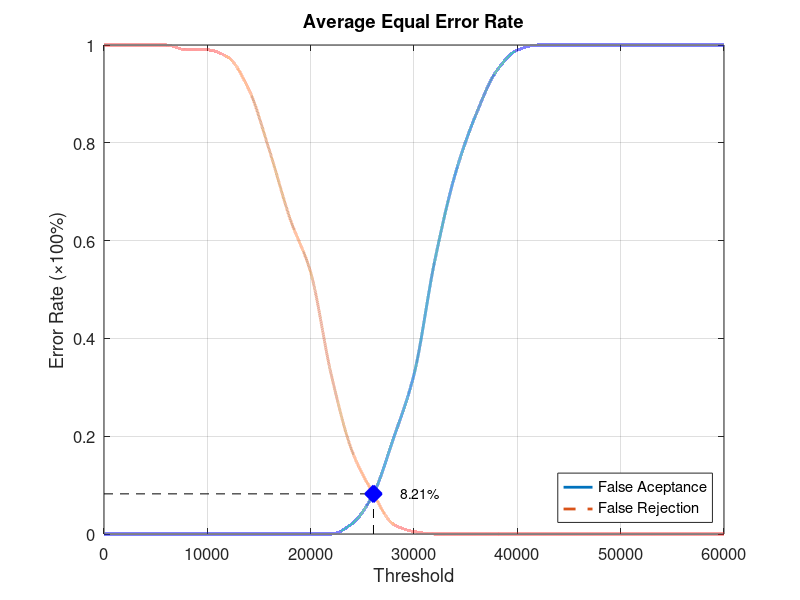
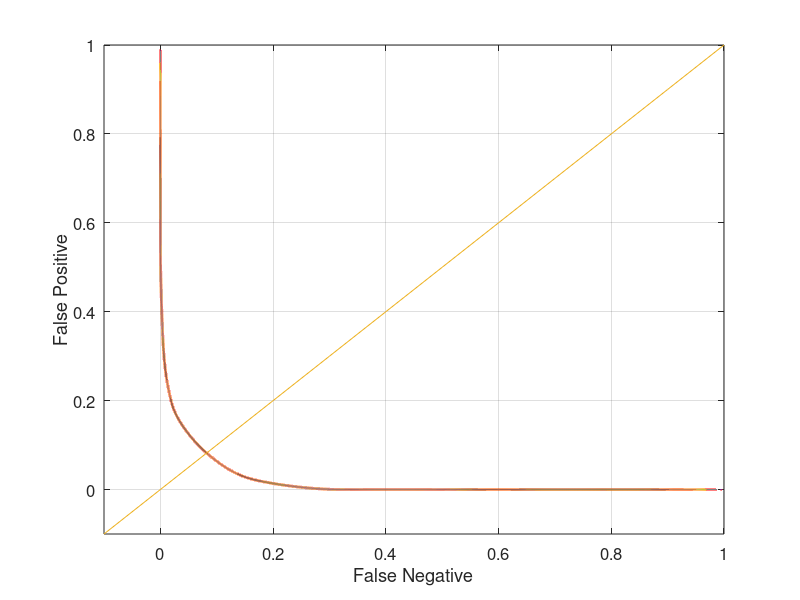

Recreate these plots in MATLAB, in order.
function yEER = Database1_2
close all;
clear;
clc;
x = 0:2000:60000;
xq = 0:0.5:60000;

y0 = [0 0 0 0 0 0 0 0 0 0 0 0 0.0210526 0.0789474 0.194737 0.326316 0.557895 0.736842 0.857895 0.947368 0.989474 1 1 1 1 1 1 1 1 1 1];
yy0 = interp1(x, y0, xq, 'pchip');
y1 = [1 1 1 1 0.99 0.99 0.975 0.91 0.785 0.645 0.535 0.325 0.17 0.085 0.02 0.005 0 0 0 0 0 0 0 0 0 0 0 0 0 0 0];
yy1 = interp1(x, y1, xq, 'pchip');

% Calculating EER: 
y2 = abs(y0 - y1);
find(y2 == min(y2))
yy2 = abs(yy0 - yy1);
xEER = find(yy2 == min(yy2));
xEERIndex = xq(xEER) % X-axis EER
yEER = yy0(xEER) % Y-axis EER

main = figure
plot(xq, yy0,'-','LineWidth', 2);	hold on
plot(xq, yy1,'--','LineWidth', 2);	hold on
plot([xEERIndex xEERIndex], [0 yEER], 'k--');	hold on
plot([0 xEERIndex], [yEER yEER], 'k--');	hold on
plot(xEERIndex, yEER, 'bx', 'LineWidth', 10);	hold on
text(xEERIndex + 10 * xEERIndex / 100, yEER, [num2str(round((10000 * yEER)) / 100) '%'])
legend('False Aceptance', 'False Rejection', 'Location', 'SouthEast')
xlabel('Threshold')
ylabel('Error Rate (\times100%)')
title('Average Equal Error Rate')
set(gca, 'FontSize', 12)
axis([0 60000 0 1])
grid on

print(main, 'Database1_2Main', '-dpng');
FNRxFPR = figure('Color', [1 1 1]);
plot(yy1, yy0, '-', yy1, yy0, 'LineWidth', 2);
hold on
y = -0.1:0.1:1
plot(y, y); 
set(gca, 'FontSize', 12)
xlabel('False Negative')
ylabel('False Positive')
axis([-0.1 1 -0.1 1])
set(gca, 'FontSize', 12)
grid on

print(FNRxFPR, 'Database1_2FNRxFPR','-dpng');
end
